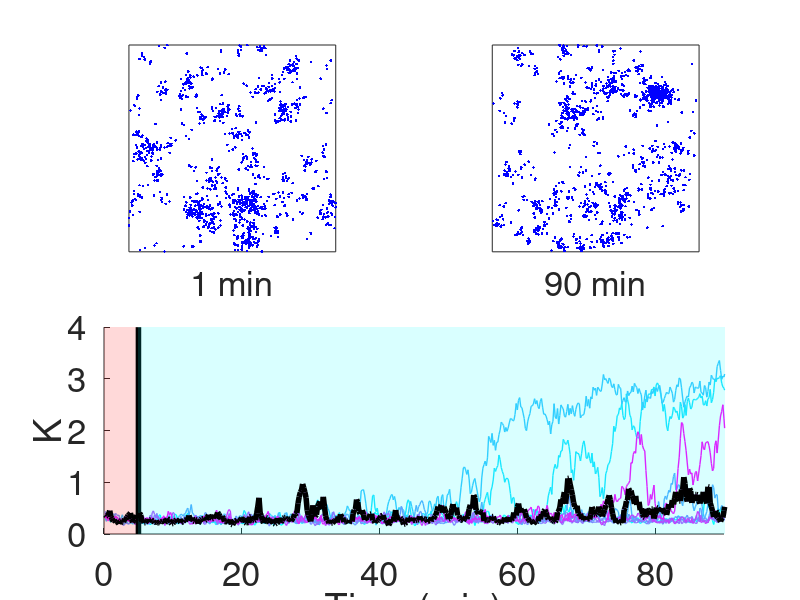

MATLAB code to generate this figure:
% Simulations were performed with 3000 Cdc42, 170 Bem1-GEF, 30 Far1-GEF,
% and 2500 receptors, and the initial conditions were uniformly distributed 
% molecules. Uniform pheromone was applied to the domain from 0 to 300 
% seconds to generate relocating polarity sites. A pheromone gradient (1-5 nM) 
% was applied to the domain after 300 seconds for stabilization of
% the polarity sites.

% Plot Ripley's K function values.
load('FigureData/Figure6E.mat')
seeds = 10;
% Color map for the plots.
cmap = cool(seeds);
% Time in the unit of minutes.
time = (0:10:8000)/60;
figure('units','pixels','position',[300 300 500 650]); 
for j = 1:seeds
    subplot(2,2,[3,4]); hold on
    % Plot time series of K
    plot(time,K(j,:),'color',cmap(j, :),'linewidth',1)
end
% Mark the time point where uniform pheromone was switched to a pheromone
% gradient.
patch([0,0,300/60,300/60],[0,4,4,0],'r',...
    'edgecolor','r','facealpha',0.15,'edgealpha',0.15)
plot([300/60,300/60],[0,4],'k-','linewidth',4)
patch([8000/60,8000/60,300/60,300/60],[0,4,4,0],'c',...
    'edgecolor','c','facealpha',0.15,'edgealpha',0.15)
ylim([0,4])
xlim([0,90])
xlabel('Time (min)')
ylabel('K')
set(gca,'fontsize',25)

% Mark one line of K in black and  plotted its snapshots of Cdc42-GTP
% at different time points. 
plot(time,K(8,:),'color','k','linewidth',4)
load('Coordinates/Figure6E_coordinates.mat')
L = 8.8623; % domain length
subplot(2,2,1)
plot(x_1,y_1,'b.')
xticks([]); yticks([]); ylim([0,L]); xlim([0,L]); axis square;
xlabel('1 min','fontsize',25)

subplot(2,2,2)
plot(x_2,y_2,'b.')
xticks([]); yticks([]); ylim([0,L]); xlim([0,L]); axis square;
xlabel('90 min','fontsize',25)
